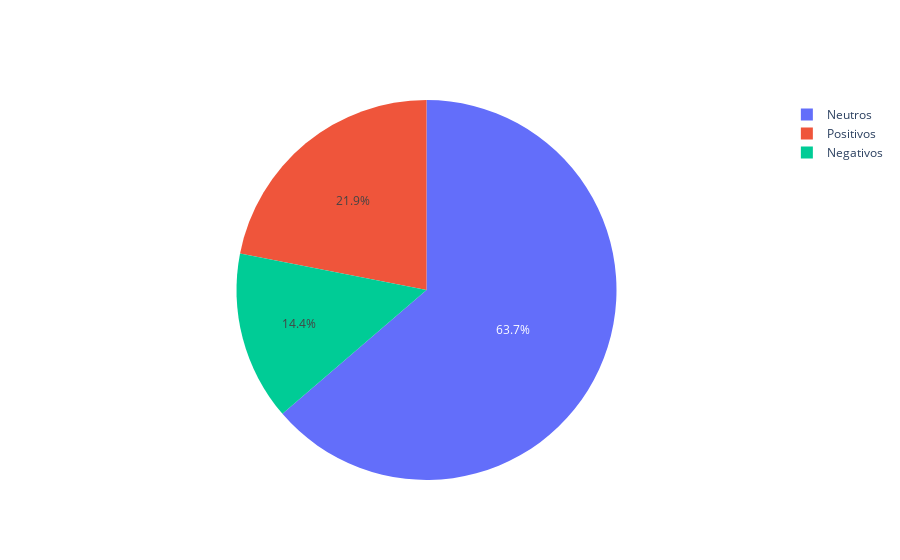

Here is the notebook cell this chart was saved with:
### Code cell
####################################
# Contar la cantidad de sentimientos negativos, neutros y positivos
negativos = df_coments_clean[df_coments_clean["polaridad"] < 0].count().values[0]
neutros = df_coments_clean[df_coments_clean["polaridad"] == 0].count().values[0]
positivos = df_coments_clean[df_coments_clean["polaridad"] > 0].count().values[0]

# Crear la gráfica de pastel
labels = ["Negativos", "Neutros", "Positivos"]
values = [negativos, neutros, positivos]

fig = go.Figure(data=[go.Pie(labels=labels, values=values)])

fig.write_html("pie.html")
# Mostrar la gráfica
fig.show()

### Figure 1 — Plotly figure (JSON) as saved in the notebook; plotly's stock layout.template omitted (floating-point values rounded to 4 significant figures)
{"data": [{"labels": ["Negativos", "Neutros", "Positivos"], "type": "pie", "values": [21, 93, 32]}], "layout": {}}
